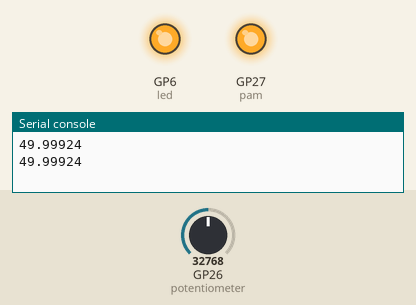
Bench run of a program on a simulated Raspberry Pi Pico running MicroPython. On the bench: output pins drawn as LEDs (lit = HIGH), the last lines printed to the serial console. The inputs (shaded band) are chosen by the test bench; at power-on: GP26 (potentiometer) = 32768 (analog values on the 0–65535 scale).

Above: at 3.9 s.
4.0 s: GP26 (potentiometer) set to 13888
7.2 s: GP26 (potentiometer) set to 12688
At 11.1 s:
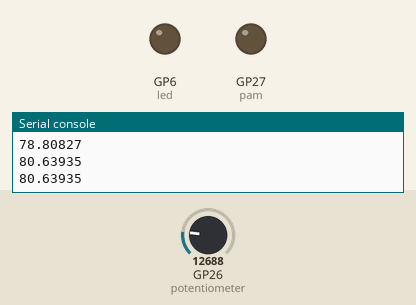
11.5 s: GP26 (potentiometer) set to 19660
At 15.4 s:
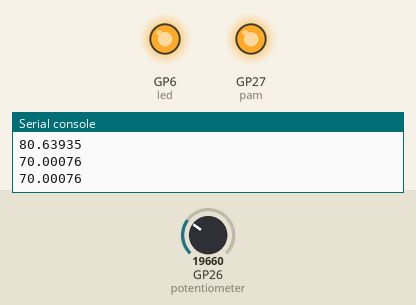
Timing chart, 0 to 16.9 s (numbered marks = the images above; inputs shaded):
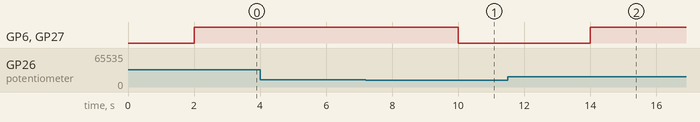

Measured:
- the behaviour switches between 13120 and 13104 on GP26 (potentiometer) (found by bisection; images 0 and 1)
- after the input at 7.2 s, GP6 (led), GP27 (pam): HIGH → LOW after 2.8 s
- after the input at 11.5 s, GP6 (led), GP27 (pam): LOW → HIGH after 2.5 s

The program:

pompa_pwm.py
```python
import machine
import utime

potentiometer = machine.ADC(26) #deklarasi pin yg dipakai
#conversion_factor = 3.3 / (65535)
#pam = machine.Pin(27, machine.Pin.OUT)
pam = machine.PWM(machine.Pin(27)) #deklarasi pwm pompa
pam.freq(100)
led = machine.Pin(6, machine.Pin.OUT)

while True:
    RH = potentiometer.read_u16()
    kelembaban = (100-(RH/65535)*100) #perhitungan dalam persen
    print(kelembaban)
    utime.sleep(2)
    if kelembaban < 80:#kelembaban kurang dari 80% led & pompa menyala
        led.value(1)
        #pam.value(1)
        pam.duty_u16(65535) #pwm pompa on
    else : #kelembaban lebih dari 80% led & pompa mati
        led.value(0)
        #pam.alue(0)
        pam.duty_u16(0) #pwm pompa off 
```
